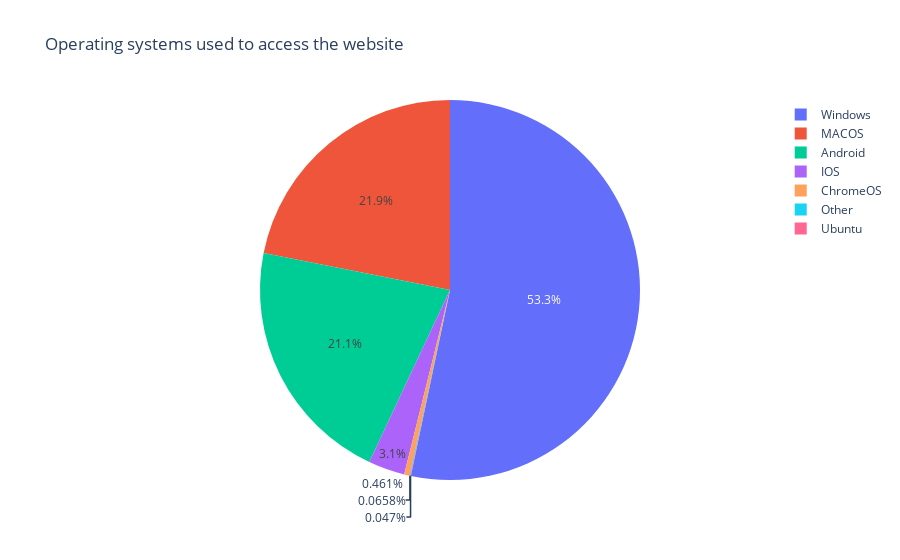

Notebook code cell kept with this figure:
### Markdown cell above
### What software are our customers using to access the website

### Code cell
operating_systems_used = customer_activity[['operating_systems']].copy()
operating_systems_used_counts = operating_systems_used['operating_systems'].value_counts()
operating_systems_used_pie = px.pie(values = [operating_systems_used_counts[0], operating_systems_used_counts[1], operating_systems_used_counts[2],
                                              operating_systems_used_counts[3], operating_systems_used_counts[4],
                                              operating_systems_used_counts[5], operating_systems_used_counts[6]], 
                        names = ['Windows', 'MACOS', 'Android', 'IOS', 'ChromeOS', 'Other', 'Ubuntu'], title='Operating systems used to access the website')
operating_systems_used_pie.show()

### Figure 1 — Plotly figure (JSON) as saved in the notebook; plotly's stock layout.template omitted (floating-point values rounded to 4 significant figures)
{"data": [{"domain": {"x": [0, 1], "y": [0, 1]}, "hovertemplate": "label=%{label}<br>value=%{value}<extra></extra>", "labels": ["Windows", "MACOS", "Android", "IOS", "ChromeOS", "Other", "Ubuntu"], "legendgroup": "", "name": "", "showlegend": true, "type": "pie", "values": [5669, 2328, 2247, 330, 49, 7, 5]}], "layout": {"legend": {"tracegroupgap": 0}, "title": {"text": "Operating systems used to access the website"}}}
